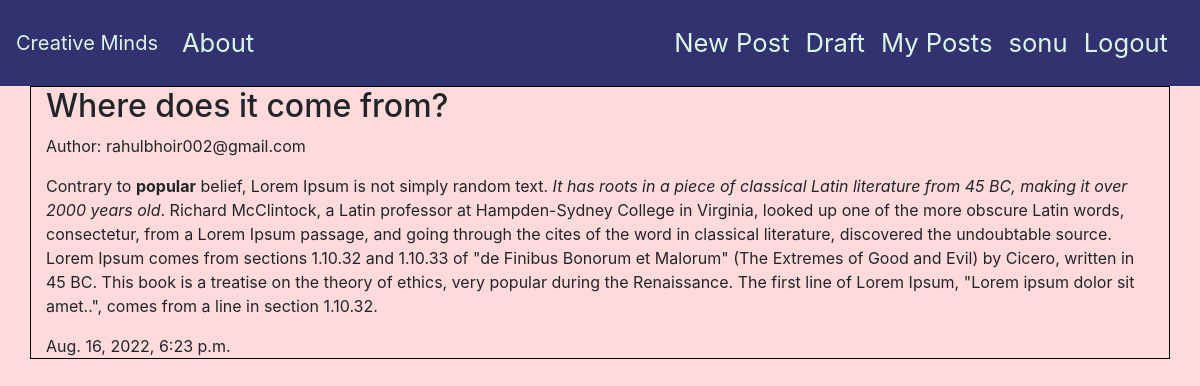
/post/2/detail/ (signed in), run on the app's committed database.
### user/models.py (models this page shows, shortened)
class Account(AbstractBaseUser, PermissionsMixin):
    email = models.EmailField(verbose_name='email', max_length=60, unique=True)
    username = models.CharField(max_length=40, unique=True)
    date_joined = models.DateTimeField(
        verbose_name='date joined', auto_now_add=True)
    last_login = models.DateTimeField(verbose_name='last login', auto_now=True)
    is_active = models.BooleanField(default=True)
    is_staff = models.BooleanField(default=False)
    is_admin = models.BooleanField(default=False)
    is_superuser = models.BooleanField(default=False)
    USERNAME_FIELD = 'email'
    REQUIRED_FIELDS = ['username', ]
    objects = MyAccountManager()
    def __str__(self):
        return self.email

### blog/models.py (models this page shows, shortened)
class Post(models.Model):
    title = models.CharField(max_length=256)
    text = models.TextField()
    author = models.ForeignKey(Account, on_delete=models.CASCADE, null=True)
    create_date = models.DateTimeField(default=timezone.now)
    publish_date = models.DateTimeField(blank=True, null=True)

### blog/views.py (the view)
# urls.py: path('post/<int:pk>/detail/', views.PostDetailView.as_view(), name='post_detail'),
class PostDetailView(DetailView):
    template_name = 'blog/post_detail.html'
    model = Post

### blog/templates/blog/post_detail.html (shortened to what this page needs)
{% extends 'base.html' %}
{% block content %}
{% if user.is_authenticated %}
<h2>{{object.title}}</h2>
<p>Author: {{object.author}}</p>
<p>{{object.text|safe|linebreaksbr}}</p>
{% endif %}
{% if object.publish_date %}
{{object.publish_date}}
{% else %}
<button><a href="{% url 'post_publish' pk=object.pk %}">Publish</a></button>
{% endif %}
{% endblock content %}

### templates/base.html (shortened to what this page needs)
<!DOCTYPE html>
{% load static %}
<html lang="en">
<head>
    <link rel="stylesheet" href="https://maxcdn.bootstrapcdn.com/bootstrap/4.0.0/css/bootstrap.min.css"
>
    <link rel="stylesheet" href="{% static 'blog/css/master.css' %}">
    <link rel="stylesheet" href="//cdn.jsdelivr.net/npm/medium-editor@latest/dist/css/medium-editor.min.css"
        type="text/css" media="screen" charset="utf-8">
</head>
<body>
    <nav class="navbar navbar-expand-lg">
        <a class="navbar-brand" href="{% url 'home' %}">Creative Minds</a>
        <div class="collapse navbar-collapse" id="navbarSupportedContent">
            <ul class="navbar-nav mr-auto">
                <li class="nav-item">
                    <a class="nav-link" href="{% url 'about' %}">About</a>
                </li>
            </ul>
        </div>
        {% if user.is_authenticated %}
        <div class="d-flex p-2 id=" navbarSupportedContent">
            <ul class="navbar-nav mr-auto">
                <li class="nav-item active">
                    <a class="nav-link" href="{% url 'create_post' %}">New Post</a>
                </li>
                <li class="nav-item">
                    <a class="nav-link" href="{% url 'draft' %}">Draft</a>
                </li>
                <li class="nav-item">
                    <a class="nav-link" href="{% url 'published_post' %}">My Posts</a>
                </li>
                <li class="nav-item">
                    <a class="nav-link" href="#">{{user.username}}</a>
                </li>
                <li class="nav-item">
                    <a class="nav-link" href="{% url 'logout' %}">Logout</a>
                </li>
            </ul>
        </div>
        {% endif %}
    </nav>
    <div class="container" style="border: 1px solid black;">
        {% block content %}
        {% endblock %}
    </div>
</body>
</html>

### static/blog/css/master.css (style rules this page uses)
body { background-color:#ffdada; }
nav { background-color: #31326f; }
a { color: #dbf6e9; font-size: 1.6em; }

### data on the page
Account: username "sonu"
Post: title "Where does it come from?", author "rahulbhoir002@gmail.com", text "Contrary to popular belief, Lorem Ipsum is not simply random text. It has roots in a piece of classical Latin literature from 45 BC, making it over 2000 years old . Richard McClintock, a Latin professor at Hampden-Sydney College in Virginia, looked up one of the more obscure Latin words, consectetur, from a Lorem Ipsum passage, and going through the cites of the word in classical literature, discovered the undoubtable source. Lorem Ipsum comes from sections 1.10.32 and 1.10.33 of \"de Finibus Bonorum et Malorum\" (The Extremes of Good and Evil) by Cicero, written in 45 BC. This book is a treatise on the theory of ethics, very popular during the Renaissance. The first line of Lorem Ipsum,…", publish_date "Aug. 16, 2022, 6:23 p.m."
